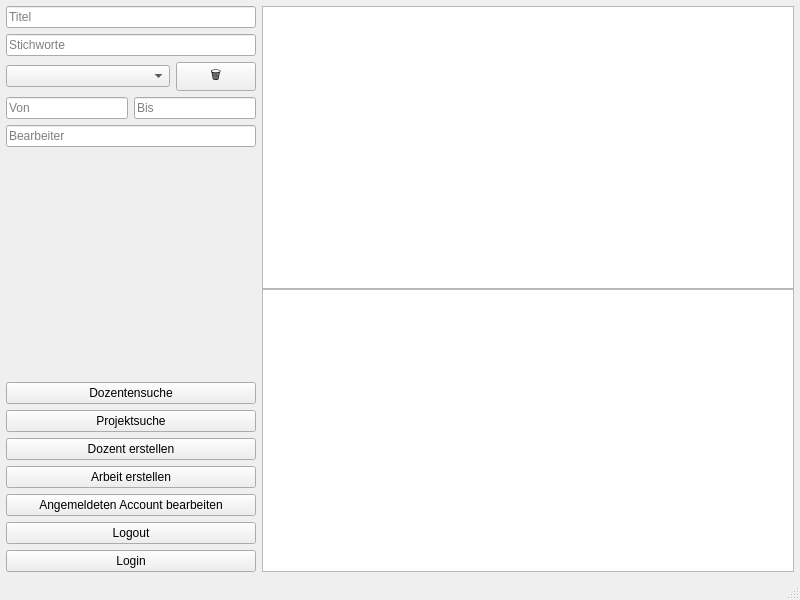
<?xml version="1.0" encoding="UTF-8"?>
<ui version="4.0">
 <class>MainWindow</class>
 <widget class="QMainWindow" name="MainWindow">
  <property name="geometry">
   <rect>
    <x>0</x>
    <y>0</y>
    <width>800</width>
    <height>600</height>
   </rect>
  </property>
  <property name="windowTitle">
   <string>Arbeitsdatenbank - Projektsuche</string>
  </property>
  <widget class="QWidget" name="centralwidget">
   <layout class="QGridLayout" name="gridLayout_2" columnstretch="0,1" columnminimumwidth="250,0">
    <property name="leftMargin">
     <number>6</number>
    </property>
    <property name="topMargin">
     <number>6</number>
    </property>
    <property name="rightMargin">
     <number>6</number>
    </property>
    <property name="bottomMargin">
     <number>6</number>
    </property>
    <item row="0" column="0">
     <layout class="QVBoxLayout" name="navbar_verticalLayout">
      <property name="spacing">
       <number>6</number>
      </property>
      <property name="sizeConstraint">
       <enum>QLayout::SetDefaultConstraint</enum>
      </property>
      <property name="leftMargin">
       <number>0</number>
      </property>
      <property name="topMargin">
       <number>0</number>
      </property>
      <property name="rightMargin">
       <number>0</number>
      </property>
      <property name="bottomMargin">
       <number>0</number>
      </property>
      <item>
       <widget class="QLineEdit" name="titel_lineEdit">
        <property name="placeholderText">
         <string>Titel</string>
        </property>
       </widget>
      </item>
      <item>
       <widget class="QLineEdit" name="stichwort_lineEdit">
        <property name="placeholderText">
         <string>Stichworte</string>
        </property>
       </widget>
      </item>
      <item>
       <layout class="QHBoxLayout" name="horizontalLayout" stretch="1,0">
        <item>
         <widget class="QComboBox" name="betreuer_comboBox">
          <property name="placeholderText">
           <string>Betreuer</string>
          </property>
         </widget>
        </item>
        <item>
         <widget class="QPushButton" name="clear_betreuer_pushButton">
          <property name="text">
           <string>🗑️</string>
          </property>
         </widget>
        </item>
       </layout>
      </item>
      <item>
       <layout class="QHBoxLayout" name="horizontalLayout_2">
        <item>
         <widget class="QLineEdit" name="von_lineEdit">
          <property name="placeholderText">
           <string>Von</string>
          </property>
         </widget>
        </item>
        <item>
         <widget class="QLineEdit" name="bis_lineEdit">
          <property name="placeholderText">
           <string>Bis</string>
          </property>
         </widget>
        </item>
       </layout>
      </item>
      <item>
       <widget class="QLineEdit" name="bearbeiter_lineEdit">
        <property name="placeholderText">
         <string>Bearbeiter</string>
        </property>
       </widget>
      </item>
      <item>
       <spacer name="verticalSpacer">
        <property name="orientation">
         <enum>Qt::Vertical</enum>
        </property>
        <property name="sizeHint" stdset="0">
         <size>
          <width>20</width>
          <height>40</height>
         </size>
        </property>
       </spacer>
      </item>
      <item>
       <widget class="QPushButton" name="dozentensuche_pushButton">
        <property name="enabled">
         <bool>true</bool>
        </property>
        <property name="text">
         <string>Dozentensuche</string>
        </property>
       </widget>
      </item>
      <item>
       <widget class="QPushButton" name="projektsuche_pushButton">
        <property name="text">
         <string>Projektsuche</string>
        </property>
       </widget>
      </item>
      <item>
       <widget class="QPushButton" name="dozent_erstellen_pushButton">
        <property name="text">
         <string>Dozent erstellen</string>
        </property>
       </widget>
      </item>
      <item>
       <widget class="QPushButton" name="arbeit_erstellen_pushButton">
        <property name="text">
         <string>Arbeit erstellen</string>
        </property>
       </widget>
      </item>
      <item>
       <widget class="QPushButton" name="account_bearbeiten_pushButton">
        <property name="text">
         <string>Angemeldeten Account bearbeiten</string>
        </property>
        <property name="autoDefault">
         <bool>false</bool>
        </property>
        <property name="default">
         <bool>false</bool>
        </property>
        <property name="flat">
         <bool>false</bool>
        </property>
       </widget>
      </item>
      <item>
       <widget class="QPushButton" name="logout_pushButton">
        <property name="text">
         <string>Logout</string>
        </property>
       </widget>
      </item>
      <item>
       <widget class="QPushButton" name="login_pushButton">
        <property name="text">
         <string>Login</string>
        </property>
       </widget>
      </item>
     </layout>
    </item>
    <item row="0" column="1">
     <layout class="QVBoxLayout" name="content_verticalLayout">
      <property name="spacing">
       <number>0</number>
      </property>
      <item>
       <widget class="QListWidget" name="arbeiten_listWidget"/>
      </item>
      <item>
       <widget class="QListWidget" name="dozenten_listWidget"/>
      </item>
     </layout>
    </item>
   </layout>
  </widget>
  <widget class="QMenuBar" name="menubar">
   <property name="geometry">
    <rect>
     <x>0</x>
     <y>0</y>
     <width>800</width>
     <height>21</height>
    </rect>
   </property>
  </widget>
  <widget class="QStatusBar" name="statusbar"/>
 </widget>
 <resources/>
 <connections/>
</ui>
